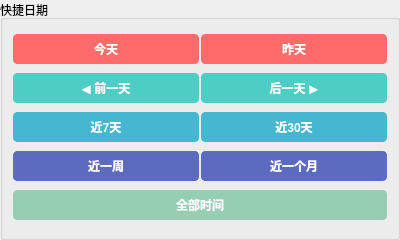
<?xml version="1.0" encoding="UTF-8"?>
<ui version="4.0">
 <class>QuickDatePanel</class>
 <widget class="QGroupBox" name="QuickDatePanel">
  <property name="geometry">
   <rect>
    <x>0</x>
    <y>0</y>
    <width>400</width>
    <height>240</height>
   </rect>
  </property>
  <property name="windowTitle">
   <string>快捷日期</string>
  </property>
  <property name="title">
   <string>快捷日期</string>
  </property>
  <property name="objectName">
   <string>quick_date_group</string>
  </property>
  <layout class="QVBoxLayout" name="quick_date_layout">
   <property name="spacing">
    <number>5</number>
   </property>
   <property name="leftMargin">
    <number>10</number>
   </property>
   <property name="topMargin">
    <number>10</number>
   </property>
   <property name="rightMargin">
    <number>10</number>
   </property>
   <property name="bottomMargin">
    <number>10</number>
   </property>
   <item>
    <layout class="QHBoxLayout" name="today_yesterday_layout">
     <property name="spacing">
      <number>2</number>
     </property>
     <item>
      <widget class="QPushButton" name="today_btn">
       <property name="text">
        <string>今天</string>
       </property>
       <property name="minimumSize">
        <size>
         <width>90</width>
         <height>30</height>
        </size>
       </property>
       <property name="styleSheet">
        <string notr="true">QPushButton { padding: 5px 8px; border: 1px solid #FF6B6B; border-radius: 4px; background-color: #FF6B6B; color: white; font-weight: bold; } QPushButton:hover { background-color: #FF5252; }</string>
       </property>
      </widget>
     </item>
     <item>
      <widget class="QPushButton" name="yesterday_btn">
       <property name="text">
        <string>昨天</string>
       </property>
       <property name="minimumSize">
        <size>
         <width>90</width>
         <height>30</height>
        </size>
       </property>
       <property name="styleSheet">
        <string notr="true">QPushButton { padding: 5px 8px; border: 1px solid #FF6B6B; border-radius: 4px; background-color: #FF6B6B; color: white; font-weight: bold; } QPushButton:hover { background-color: #FF5252; }</string>
       </property>
      </widget>
     </item>
    </layout>
   </item>
   <item>
    <layout class="QHBoxLayout" name="prev_next_layout">
     <property name="spacing">
      <number>2</number>
     </property>
     <item>
      <widget class="QPushButton" name="prev_day_btn">
       <property name="text">
        <string>◀ 前一天</string>
       </property>
       <property name="minimumSize">
        <size>
         <width>90</width>
         <height>30</height>
        </size>
       </property>
       <property name="styleSheet">
        <string notr="true">QPushButton { padding: 5px 8px; border: 1px solid #4ECDC4; border-radius: 4px; background-color: #4ECDC4; color: white; font-weight: bold; } QPushButton:hover { background-color: #26C6DA; }</string>
       </property>
      </widget>
     </item>
     <item>
      <widget class="QPushButton" name="next_day_btn">
       <property name="text">
        <string>后一天 ▶</string>
       </property>
       <property name="minimumSize">
        <size>
         <width>90</width>
         <height>30</height>
        </size>
       </property>
       <property name="styleSheet">
        <string notr="true">QPushButton { padding: 5px 8px; border: 1px solid #4ECDC4; border-radius: 4px; background-color: #4ECDC4; color: white; font-weight: bold; } QPushButton:hover { background-color: #26C6DA; }</string>
       </property>
      </widget>
     </item>
    </layout>
   </item>
   <item>
    <layout class="QHBoxLayout" name="week_month_layout">
     <property name="spacing">
      <number>2</number>
     </property>
     <item>
      <widget class="QPushButton" name="week_btn">
       <property name="text">
        <string>近7天</string>
       </property>
       <property name="minimumSize">
        <size>
         <width>90</width>
         <height>30</height>
        </size>
       </property>
       <property name="styleSheet">
        <string notr="true">QPushButton { padding: 5px 8px; border: 1px solid #45B7D1; border-radius: 4px; background-color: #45B7D1; color: white; font-weight: bold; } QPushButton:hover { background-color: #29B6F6; }</string>
       </property>
      </widget>
     </item>
     <item>
      <widget class="QPushButton" name="month_btn">
       <property name="text">
        <string>近30天</string>
       </property>
       <property name="minimumSize">
        <size>
         <width>90</width>
         <height>30</height>
        </size>
       </property>
       <property name="styleSheet">
        <string notr="true">QPushButton { padding: 5px 8px; border: 1px solid #45B7D1; border-radius: 4px; background-color: #45B7D1; color: white; font-weight: bold; } QPushButton:hover { background-color: #29B6F6; }</string>
       </property>
      </widget>
     </item>
    </layout>
   </item>
   <item>
    <layout class="QHBoxLayout" name="full_week_month_layout">
     <property name="spacing">
      <number>2</number>
     </property>
     <item>
      <widget class="QPushButton" name="full_week_btn">
       <property name="text">
        <string>近一周</string>
       </property>
       <property name="minimumSize">
        <size>
         <width>90</width>
         <height>30</height>
        </size>
       </property>
       <property name="styleSheet">
        <string notr="true">QPushButton { padding: 5px 8px; border: 1px solid #5C6BC0; border-radius: 4px; background-color: #5C6BC0; color: white; font-weight: bold; } QPushButton:hover { background-color: #3F51B5; }</string>
       </property>
      </widget>
     </item>
     <item>
      <widget class="QPushButton" name="full_month_btn">
       <property name="text">
        <string>近一个月</string>
       </property>
       <property name="minimumSize">
        <size>
         <width>90</width>
         <height>30</height>
        </size>
       </property>
       <property name="styleSheet">
        <string notr="true">QPushButton { padding: 5px 8px; border: 1px solid #5C6BC0; border-radius: 4px; background-color: #5C6BC0; color: white; font-weight: bold; } QPushButton:hover { background-color: #3F51B5; }</string>
       </property>
      </widget>
     </item>
    </layout>
   </item>
   <item>
    <widget class="QPushButton" name="all_time_btn">
     <property name="text">
      <string>全部时间</string>
     </property>
     <property name="minimumSize">
      <size>
       <width>0</width>
       <height>30</height>
      </size>
     </property>
     <property name="styleSheet">
      <string notr="true">QPushButton { padding: 5px 10px; border: 1px solid #96CEB4; border-radius: 4px; background-color: #96CEB4; color: white; font-weight: bold; } QPushButton:hover { background-color: #81C784; }</string>
     </property>
    </widget>
   </item>
  </layout>
 </widget>
 <resources/>
 <connections/>
</ui>
